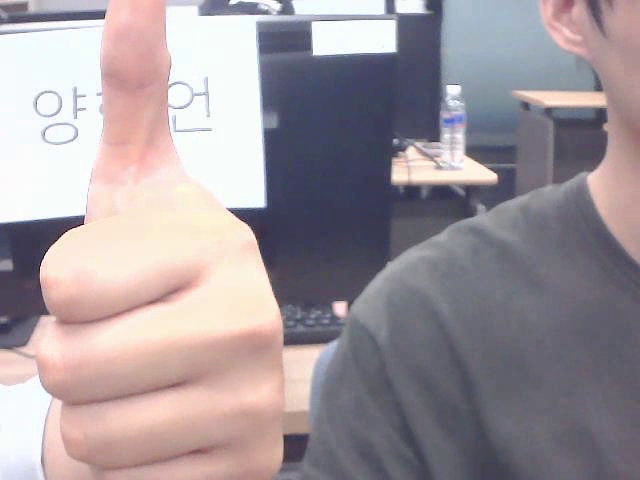
#> input picture frame 3 of ex/cv/record.avi, 640 x 480 px, given in place of C_3_10_2_BU_SMB_09-01_16-08-47_CB_RGB_DF2_M2.mp4, which was not available
$ jupyter execute '모션벡터와 광류.ipynb'
#> lines starting #> are read from the running program, lines starting #| are printed output that depends on the picture
[cell 1]
import numpy as np
import cv2 as cv
import sys
import time

[cell 2]
def draw_OpticalFlow(img, flow, step=16):
    for y in range(step//2, frame.shape[0], step):
        for x in range(step//2, frame.shape[1], step):
            dx, dy = flow[y,x].astype(np.int32)
            if(dx*dx + dy*dy) > 1 :
                cv.line(img,(x,y),(x+dx, y+dy),(0,0,255),2)
            else:
                cv.line(img,(x,y),(x+dx, y+dy),(0,255,0),2)

[cell 3]
cap = cv.VideoCapture(f'data\C_3_10_2_BU_SMB_09-01_16-08-47_CB_RGB_DF2_M2.mp4')
if not cap.isOpened() : sys.exit('카메라 연결 실패')
print(cap.isOpened())


prev = None

while True:
    ret, frame = cap.read()
#> frame is the input picture: shape (480, 640, 3); mean B, G, R 156.8, 151.5, 161.2
    print(ret, frame)
#> (printed output is left out)
    if not ret : sys.exit('프레임 획득 실패')

    if prev is None:
        prev=cv.cvtColor(frame,cv.COLOR_BGR2GRAY)
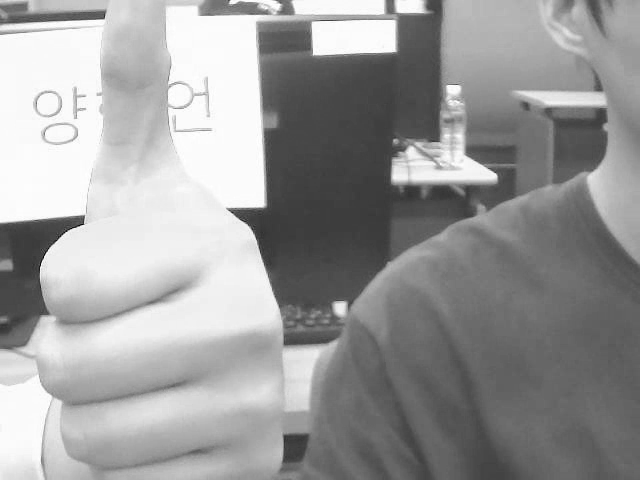
#> prev: shape (480, 640); min 4, max 255, mean 154.9
        continue

    curr = cv.cvtColor(frame,cv.COLOR_BGR2GRAY)
    flow = cv.calcOpticalFlowFarneback(prev,curr,None,0.5,3,15,3,5,1.2,0)

    draw_OpticalFlow(frame, flow)
    cv.imshow('Opticla flow', frame)

    prev=curr

    key=cv.waitKey(1)
    if key==ord('q'):
        break

cap.release()
cv.destroyAllWindows()


$ run again, starting later in the video
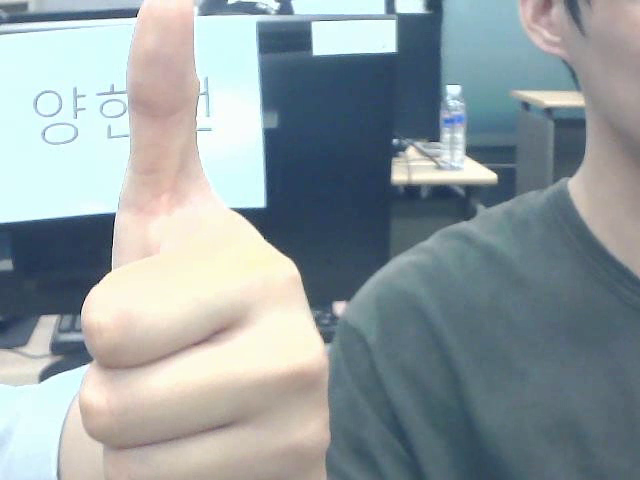
#> input picture frame 15 of ex/cv/record.avi, 640 x 480 px, given in place of C_3_10_2_BU_SMB_09-01_16-08-47_CB_RGB_DF2_M2.mp4, which was not available
#> frame is the input picture: shape (480, 640, 3); mean B, G, R 160.6, 157.2, 145.8
#> (printed output is left out)
#> `prev=cv.cvtColor(frame,cv.COLOR_BGR2GRAY)`:
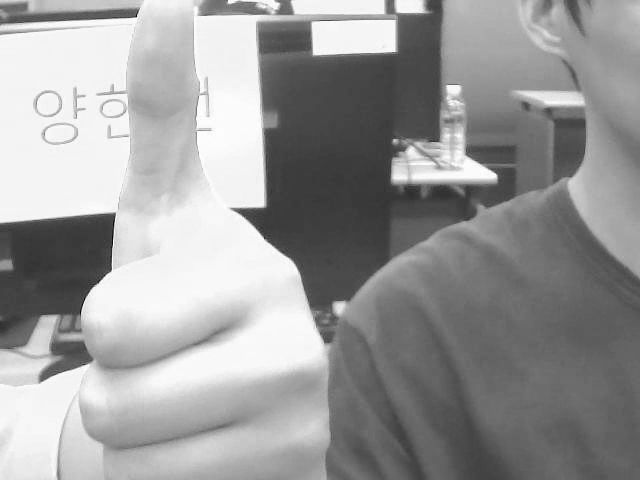
#> prev: shape (480, 640); min 1, max 255, mean 154.1

$ run again, starting later in the video
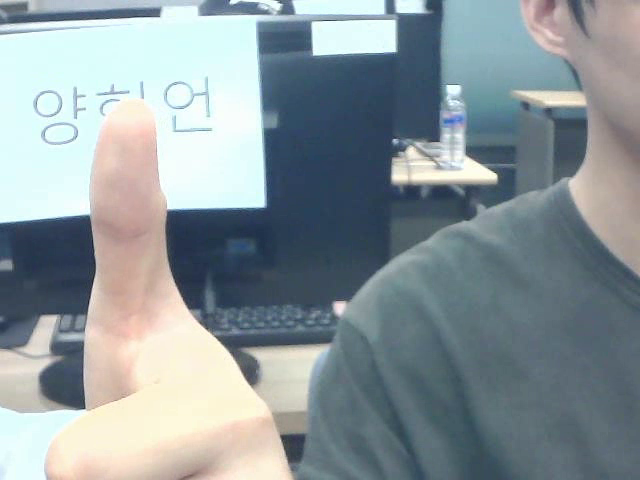
#> input picture frame 27 of ex/cv/record.avi, 640 x 480 px, given in place of C_3_10_2_BU_SMB_09-01_16-08-47_CB_RGB_DF2_M2.mp4, which was not available
#> frame is the input picture: shape (480, 640, 3); mean B, G, R 155.6, 151.1, 139.3
#> (printed output is left out)
#> `prev=cv.cvtColor(frame,cv.COLOR_BGR2GRAY)`:
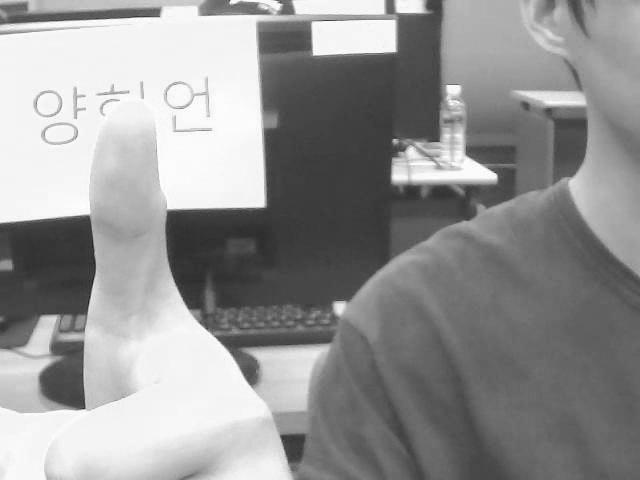
#> prev: shape (480, 640); min 29, max 255, mean 148
